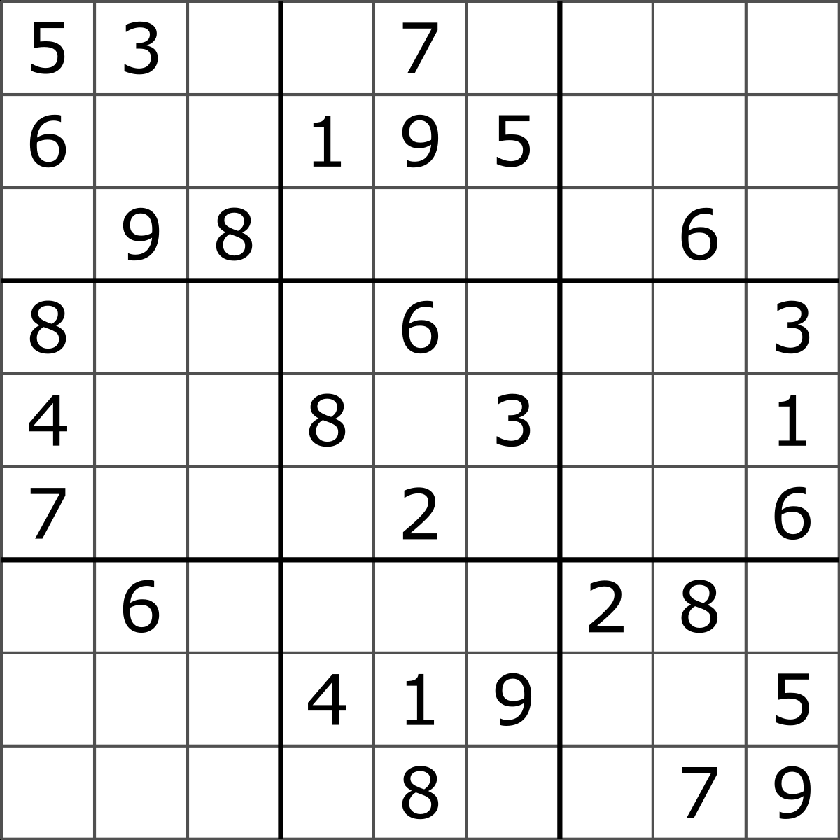
#> input picture assets/sudoku_img.png, 840 x 840 px, shrunk from 1200 x 1200 before the run
$ python sudukoScanner.py
#> lines starting #> are read from the running program, lines starting #| are printed output that depends on the picture; after the words box and inside, x2 and y2 are one past the last pixel; in counts of white or black regions, pixels touching at a corner belong together
import cv2
import pytesseract as pt
import soodookooSolver as ss

# initialize pytesseract (pulls text from images)
pt.pytesseract.tesseract_cmd = 'C:{your files}/tesseract.exe'  # location of tesseract.exe


def find_squares(puzzle):  # finds the squares in the image and isolates them in a list
    squares_list = []
    gray = cv2.cvtColor(puzzle, cv2.COLOR_BGR2GRAY)
    blurred = cv2.GaussianBlur(gray, (5, 5), 0)
    thresh = cv2.threshold(blurred, 200, 255, cv2.THRESH_BINARY)[1]  # 200

    cnts, _ = cv2.findContours(thresh.copy(), cv2.RETR_EXTERNAL, cv2.CHAIN_APPROX_SIMPLE)
    for c in cnts:
        peri = cv2.arcLength(c, True)
        approx = cv2.approxPolyDP(c, 0.04 * peri, True)
        if len(approx) == 4:
            x, y, w, h = cv2.boundingRect(approx)
            squares_list.append(puzzle.copy()[y:y + h, x:x + w])
    return squares_list


def read_numbers(square_images):
    number_list = []
    for image in square_images:
        number = pt.image_to_string(image, config='--psm 6')  # psm 6 allows single digits to be read. somehow.
        if number:
            if number == 'A':
                number_list.append(4)
            else:
                number_list.append(int(number))
        else:
            number_list.append(0)
    return number_list


def sudoko_format(num_list):  # puts numbers into a format that soodookooSolver.py understands
    puzzle_format = [[], [], [], [], [], [], [], [], []]
    shift = 0
    for line in puzzle_format:
        for number in range(9):
            line.append(num_list[number + shift])
        shift += 9
    return puzzle_format


def solve(puzzle_list):
    puzzle = ss.Sudoko(puzzle_list)
    puzzle.solve()
    return puzzle.puzzle


def main():
    img = cv2.imread("assets/sudoku_img.png")
#> img is the input picture: shape (840, 840, 3); min 0, max 255, mean 231.9
    squares = find_squares(img)[::-1]
#> in find_squares, `thresh = cv2.threshold(blurred, 200, 255, cv2.THRESH_BINARY)[1]`:
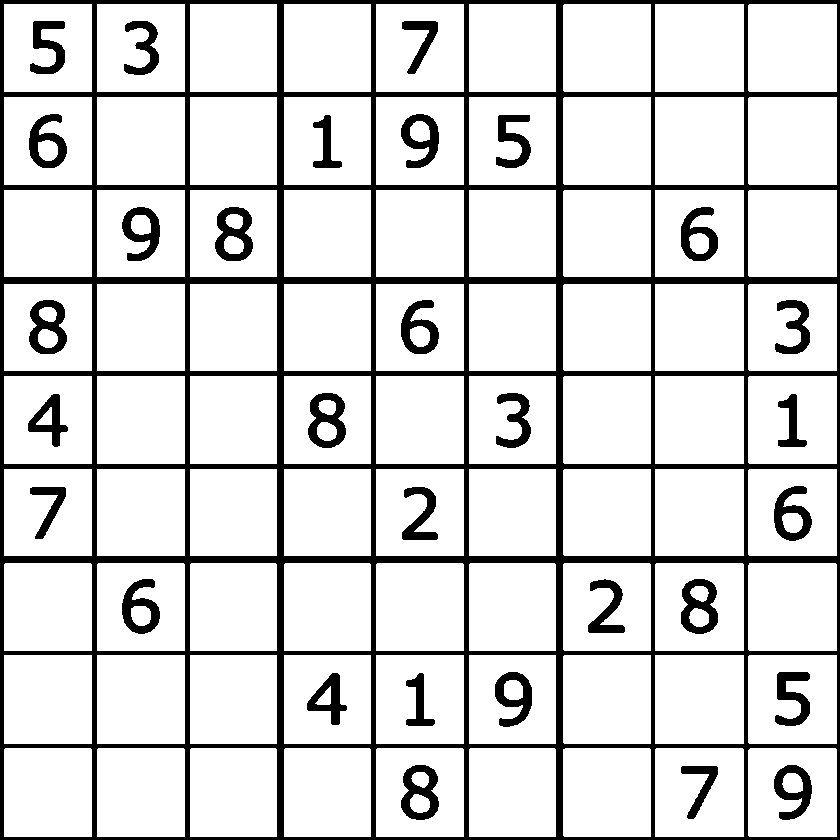
#> thresh: shape (840, 840); 84.7% white; 31 black regions
#> in find_squares, `cnts, _ = cv2.findContours(thresh.copy(), cv2.RETR_EXTERNAL, cv2.CHAIN..`: cnts = 81 contours; largest, box (x1, y1, x2, y2) and area: (655, 655, 744, 744) 7744, (655, 748, 744, 837) 7743, (748, 655, 837, 744) 7743, (748, 748, 837, 837) 7741, (376, 655, 464, 744) 7656
#> the loop in find_squares, `for c in cnts:` made 81 passes
#> (peri, approx, x, y, w, h) on passes 1 to 9: (349.7, [[750, 748], [748, 835], [836, 836], [836, 749]], 748, 748, 89, 89), (350.8, [[656, 748], [655, 836], [743, 836], [743, 749]], 655, 748, 89, 89), (348.2, [[563, 749], [563, 835], [650, 836], [650, 749]], 563, 749, 88, 88), (346.8, [[470, 748], [469, 836], [555, 836], [555, 749]], 469, 748, 87, 89), (348.8, [[377, 748], [376, 836], [463, 836], [463, 749]], 376, 748, 88, 89), (346.8, [[285, 748], [284, 836], [370, 836], [370, 749]], 284, 748, 87, 89), (346.8, [[191, 748], [190, 836], [276, 836], [276, 749]], 190, 748, 87, 89), (348.8, [[98, 748], [97, 836], [184, 836], [184, 749]], 97, 748, 88, 89), (348.8, [[5, 748], [4, 836], [91, 836], [91, 749]], 4, 748, 88, 89)
#> (peri, x, y, w, h) on passes 61 to 66: (344, 190, 190, 87, 87), (346, 97, 190, 88, 87), (346, 4, 190, 88, 87), (348.8, 748, 97, 89, 88), (350, 655, 97, 89, 88), (346.8, 563, 97, 88, 88)
#> after the loop in find_squares, `for c in cnts:`: squares_list = 81 items
#> squares = 81 items
    number_list = read_numbers(squares)  # takes the most time
#> the loop in read_numbers, `for image in square_images:` made 1 pass
#> after the loop in read_numbers, `for image in square_images:`: number_list = []
    puzzle = sudoko_format(number_list)
    solved = solve(puzzle)

    for line in solved:
        print(line)


if __name__ == '__main__':
    main()
#> (the call stopped at in read_numbers, `number = pt.image_to_string(image, config='--psm 6')`: pytesseract is not available in this run)
